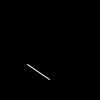
Frame 1 (no input)
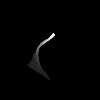
Frame 60 (the mouse pressed at the canvas centre just before this capture)
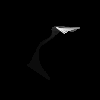
Frame 120 (the mouse held since frame 60 and released just before this capture)

The Processing sketch that drew these frames (run headless with seeded random() and noise(); from frame 60 on, the mouse is pressed at the canvas centre):

// Processing sketch: linea6
// ── linea6.pde
//Práctica 00: Calentando motores
//06
//line()

//Taller "Identidad generativa con Processing"
//Imparte: Julián Pérez - info@julian-perez.com  
//Escuela de verano 2019 - Escuela de diseño Arte Diez - Madrid

PGraphics pg;
float tx1=1;
float ty1=2;
float tx2=3;
float ty2=4;

void setup() {
  //size(300,300);
  background(0);
  pg = createGraphics(width, height);
}

void draw() {
  float x1 = noise(tx1);
  float y1 = noise(ty1);
  float x2 = noise(tx2);
  float y2 = noise(ty2);
  x1 = map(x1, 0, 1, 0, width);
  y1 = map(y1, 0, 1, 0, height);
  x2 = map(x2, 0, 1, 0, width);
  y2 = map(y2, 0, 1, 0, height);
  
  pg.beginDraw();
  pg.background(0,10);
  pg.stroke(255);
  pg.line(x1,y1,x2,y2);
  pg.endDraw();
  image(pg, 0, 0); 
  tx1+=0.01;
  ty1+=0.01;
  tx2+=0.01;
  ty2+=0.01;
}
